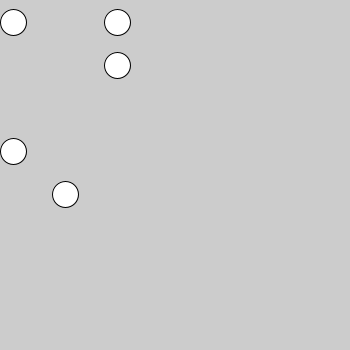
Frame 1 (no input)
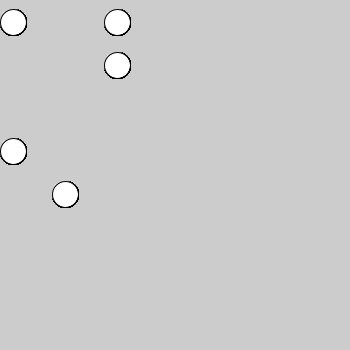
Frame 60 (the mouse pressed at the canvas centre just before this capture)
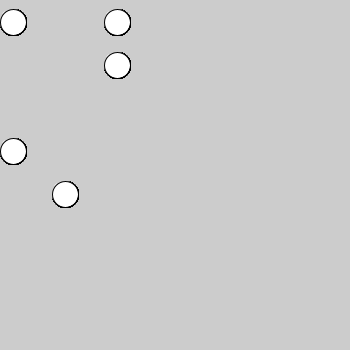
Frame 120 (the mouse held since frame 60 and released just before this capture)

The Processing sketch that drew these frames (run headless with seeded random() and noise(); from frame 60 on, the mouse is pressed at the canvas centre):

// Processing sketch: class_grid_coordinates
// ── class_grid_coordinates.pde
// DESCRIPTION
// Grid of rectangles with random stroke colors from hard-coded array of colors.

// USAGE
// Open this file in the Processing IDE (or anything else that can run a Processing file), and run it with the triangle "Play" button.


// CODE
// by Richard Alexander Hall


// class for grid of coordinates
class grid {
  // members
  int gridWidth, gridHeight;    // total width and height of grid
  int cellWidth, cellHeight;    // width and height of each cell in the grid
  int cellXcount, cellYcount;     // number of cells accross and down in the grid.
  int gridUpperLeftXoffset = 0; int gridUpperLeftYoffset = 0;   // to center grid coordinates on the canvas if cellWidth and cellHeight don't evenly divide into gridWidth and/or gridHeight. Otherwise, the grid could be in the upper left with padding on the right and below. Note that defaults (initialization) are provided here; they will be overriden if necessary.
  // THE FOLLOWING are two-dimensional arrays of PVectors of cells organized like [cellXcount][cellYcount] (or [cols][rows] or [accross][down], where each vector is an x and y coordinate associated with a cell:
  PVector[][] centerCoordinates;        // center of cell
  PVector[][] upperLeftCoordinates;     // upper left corner of cell
  PVector[][] upperRightCoordinates;    // upper right corner of cell
  PVector[][] lowerRightCoordinates;    // lower right corner of cell
  PVector[][] lowerLeftCoordinates;     // lower left corner of cell

  // constructor requires string that declares a construction mode declaration, for which the options are:
  // - "setCellCountXY", to init with wanted number of cells across and down, and the constructor will do the math on cell width and height.
  // - "setCellWidthAndHeight", to init with wanted width and height of cells, and the constructor will do the math on how many cells across and down that means. as setCellWidthAndHeight can lead to a grid fixed to the upper left with padding on the right and below if the x and/or y parameters don't evenly divide into wantedGridWidth and wantedGridHeight, the function does math to offset the coordinates so that the grid is centered on the canvas.
  grid (int wantedGridWidth, int wantedGridHeight, int x, int y, String initMode) {
    gridWidth = wantedGridWidth; gridHeight = wantedGridHeight;
        // debug print of values passed to function:
        print("grid class constructor called with these values: wantedGridWidth:" + wantedGridWidth + " wantedGridHeight:" + wantedGridHeight + " x:" + x + " y:" + y + " initMode:" + initMode + "\n");
		// init cell width, height, and number of cells according to value of String initMode:
    switch(initMode) {
      case "setCellWidthAndHeight":
        cellWidth = x; cellHeight = y;
        cellXcount = gridWidth / cellWidth; cellYcount = gridHeight / cellHeight;
        // calc offsets which will be used to center grid (coordinates) on canvas:
        gridUpperLeftXoffset = (gridWidth - cellXcount * cellWidth) / 2;
        gridUpperLeftYoffset = (gridHeight - cellYcount * cellHeight) / 2;
        break;
      case "setCellCountXY":
        // set number of cells across and down from wanted cell width and height, then calc cellWidth and cellHeight from that:
				cellXcount = x; cellYcount = y;
        cellWidth = gridWidth / cellXcount; cellHeight = gridHeight / cellYcount;
        break;
      default:
        print("ERROR: grid class constructor called with wrong string parameter! Use either \"setCellWidthAndHeight\" or \"setCellCountXY\".\n");
        exit();
        break;
    }
    // debug print of resultant values:
    print("result values of grid constructor call: gridWidth:" + gridWidth + " gridHeight:" + gridHeight + " cellWidth:" + cellWidth + " cellHeight:" + cellHeight + " cellXcount:" + cellXcount + " cellYcount:" + cellYcount + " gridUpperLeftXoffset: " + gridUpperLeftXoffset + " gridUpperLeftYoffset:" + gridUpperLeftYoffset + "\n");

    // allocate memory for PVector arrays of two-dimensional coordinates:
    centerCoordinates = new PVector[cellXcount][cellYcount];

    // init two-dimensional array centerCoordinates:
    for (int yIter = 0; yIter < cellYcount; yIter++) {
      for (int xIter = 0; xIter < cellXcount; xIter++) {
        float pvector_x_coord = ((xIter+1) * cellWidth) - (cellWidth / 2) + gridUpperLeftXoffset;
        float pvector_y_coord = ((yIter+1) * cellHeight) - (cellHeight / 2) + gridUpperLeftYoffset;
        // debug print of values:
        print("xIter:" + xIter + " yIter:" + yIter + " pvector_x_coord:" + pvector_x_coord + " pvector_y_coord: " + pvector_y_coord + "\n");
        centerCoordinates[xIter][yIter] = new PVector(pvector_x_coord, pvector_y_coord);
      }
    }

  }

}

// have to declare here or draw() won't know it exists; but have to initialize in settings to get width and height that result from size() in settings():
grid mainGrid;

void setup() {
  // fullScreen();
  size(350,350);
  // function reference: grid (int wantedGridWidth, int wantedGridHeight, float x, float y, String initMode) {
  mainGrid = new grid(width, height, 13, 8, "setCellCountXY");
  // mainGrid = new grid(width, height, 70, 70, "setCellWidthAndHeight");
}

// main Processing draw function (it loops infinitely)
void draw() {
  ellipseMode(CENTER);
	int circle_size = mainGrid.cellWidth;
  // [col][row]:
  PVector coord = mainGrid.centerCoordinates[0][0];
  circle(coord.x, coord.y, circle_size);
  coord = mainGrid.centerCoordinates[4][0];
  circle(coord.x, coord.y, circle_size);
  coord = mainGrid.centerCoordinates[2][4];
  circle(coord.x, coord.y, circle_size);
  coord = mainGrid.centerCoordinates[0][3];
  circle(coord.x, coord.y, circle_size);
  
  coord = mainGrid.centerCoordinates[4][1];
  circle(coord.x, coord.y, circle_size);
}
